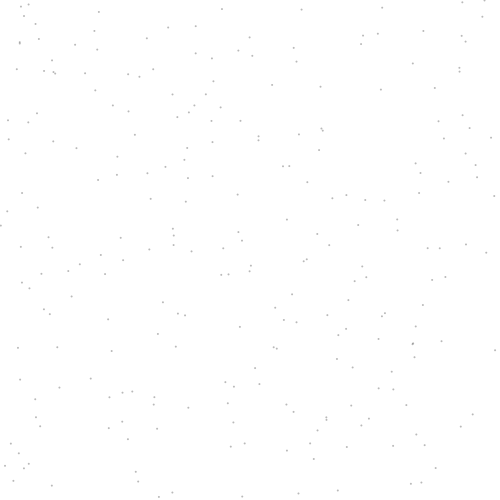
Frame 1 (no input)
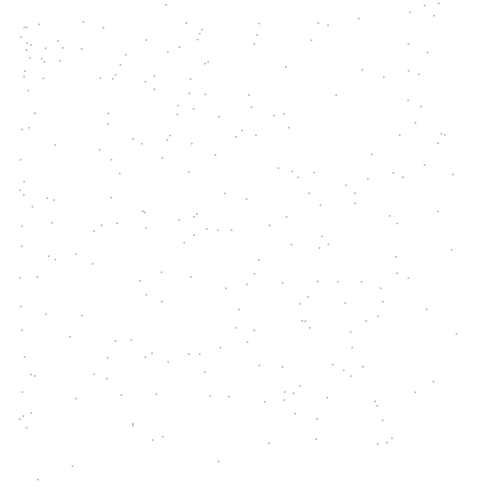
Frame 60 (the mouse pressed at the canvas centre just before this capture)
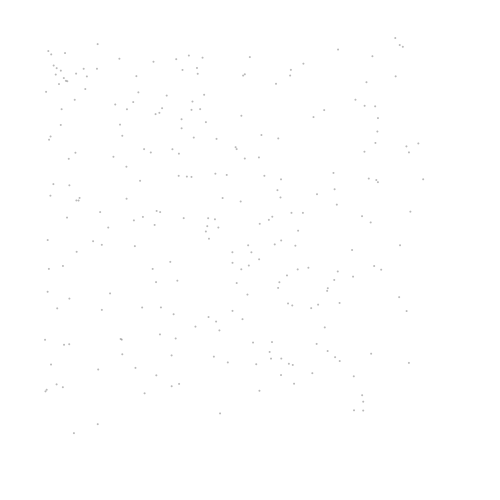
Frame 120 (the mouse held since frame 60 and released just before this capture)

The Processing sketch that drew these frames (run headless with seeded random() and noise(); from frame 60 on, the mouse is pressed at the canvas centre):

// Processing sketch: processing_6679
// ── processing_6679.pde

int n = 250;
int edgeBuffer = 20;
int neighborDistance = 20;
boolean threeD = true;
boolean followMouse = true;
boolean showLines = false;
float accDamp = 0.1;

PVector[] loc;
PVector[] vel;
PVector avgLoc;
PVector center;

PVector[] trace;
int traceIndex;
int traceCount;

void setup() {
  size(500, 500);
  smooth();
  noStroke();
  fill(0, 230);
  noCursor();

  reset();
  update();
}

void reset() {
  loc = new PVector[n];
  vel = new PVector[n];

  for (int i = 0; i < n; i++) {
    loc[i] = new PVector(random(width), random(height), threeD ? random(height) : 0);
    vel[i] = new PVector(random(-100, 100), random(-100, 100), threeD ? random(-100, 100) : 0);
    vel[i].normalize();
  }

  avgLoc = new PVector(width/2, height/2, threeD ? height/2 : 0);
  center = new PVector(width/2, height/2, threeD ? height/2 : 0);

  trace = new PVector[1000];
  traceIndex = round(random(n));
  traceCount = 0;
}

void draw() {
  background(255);

  // draw locs
  noStroke();
  fill(0, 70);
  PVector l;
  for (int i = 0; i < n; i++) {
    l = loc[i];
    ellipse(l.x, l.y, 2, 2);
  }
  
  if (showLines) {
    
    // draw lines
    stroke(0, 50);
    noFill();
    ellipse(avgLoc.x, avgLoc.y, 10, 10);
    line(0, avgLoc.y, width, avgLoc.y);
    line(avgLoc.x, 0, avgLoc.x, height);

    // draw trace
    noStroke();
    fill(255, 0, 0, 30);
    for (int i = 0; i < trace.length; i++) {
      if (trace[i] != null) {
        ellipse(trace[i].x, trace[i].y, 2, 2);
      }
    }
  }

  recordTrace();
  update();
}

void recordTrace() {
  trace[traceCount++ % trace.length] = PVector.mult(loc[traceIndex], 1);
}

void update() {
  float xsum = 0;
  float ysum = 0;
  float zsum = 0;

  PVector l;
  PVector v;
  PVector a;
  PVector diff;
  for (int i = 0; i < n; i++) {
    l = loc[i];
    v = vel[i];

    a = PVector.sub(avgLoc, l); // gravitate towards avgLoc

    // avoid edges
    if (l.x < edgeBuffer || l.y < edgeBuffer || l.x > width-edgeBuffer || l.y > height-edgeBuffer) {
      a.add(PVector.sub(center, l));
    }

    // avoid neighbors
    if (true || random(1) > 0.25) {
      //for (int j = i+1; j < n; j++) {  // avoid first I see
      for (int j = 0; j < n; j++) {  // avoid any
        if (i != j) {
          diff = PVector.sub(l, loc[j]);
          if (diff.mag() < neighborDistance) {
            a.add(diff);
          }
        }
      }
    }

    a.normalize();
    a.mult(accDamp);

    xsum += l.x;
    ysum += l.y;
    zsum += l.z;

    v.add(a);
    v.normalize();
    l.add(v);
  }

  avgLoc = followMouse ? new PVector(mouseX, mouseY) : new PVector(xsum / n, ysum / n, zsum / n);
}

void mouseClicked() {
  reset();
}

void keyPressed() {
  if (key == ' ') {
    showLines = !showLines;
  }
}
